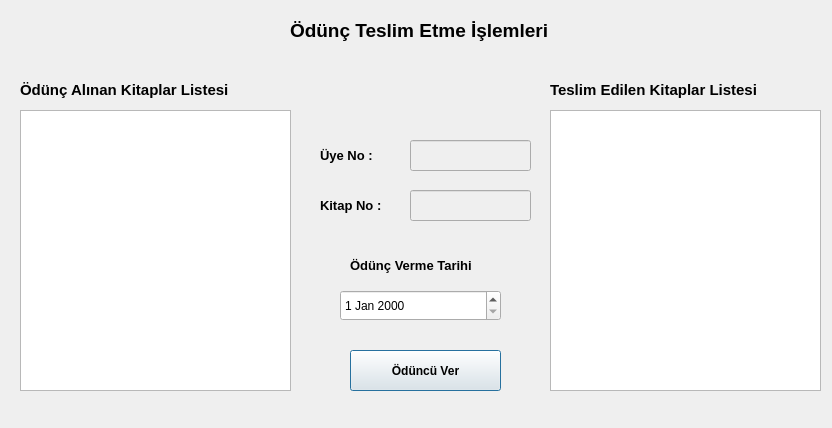
<?xml version="1.0" encoding="UTF-8"?>
<ui version="4.0">
 <class>odunc_teslim</class>
 <widget class="QDialog" name="odunc_teslim">
  <property name="geometry">
   <rect>
    <x>0</x>
    <y>0</y>
    <width>832</width>
    <height>428</height>
   </rect>
  </property>
  <property name="windowTitle">
   <string>Dialog</string>
  </property>
  <widget class="QTableView" name="tableView_oduncAl">
   <property name="geometry">
    <rect>
     <x>20</x>
     <y>110</y>
     <width>271</width>
     <height>281</height>
    </rect>
   </property>
  </widget>
  <widget class="QTableView" name="tableView_oduncTeslim">
   <property name="geometry">
    <rect>
     <x>550</x>
     <y>110</y>
     <width>271</width>
     <height>281</height>
    </rect>
   </property>
  </widget>
  <widget class="QLabel" name="label">
   <property name="geometry">
    <rect>
     <x>20</x>
     <y>80</y>
     <width>271</width>
     <height>20</height>
    </rect>
   </property>
   <property name="font">
    <font>
     <pointsize>11</pointsize>
     <bold>true</bold>
    </font>
   </property>
   <property name="text">
    <string>Ödünç Alınan Kitaplar Listesi</string>
   </property>
  </widget>
  <widget class="QLabel" name="label_2">
   <property name="geometry">
    <rect>
     <x>550</x>
     <y>80</y>
     <width>271</width>
     <height>20</height>
    </rect>
   </property>
   <property name="font">
    <font>
     <pointsize>11</pointsize>
     <bold>true</bold>
    </font>
   </property>
   <property name="text">
    <string>Teslim Edilen Kitaplar Listesi</string>
   </property>
  </widget>
  <widget class="QLabel" name="label_3">
   <property name="geometry">
    <rect>
     <x>290</x>
     <y>10</y>
     <width>311</width>
     <height>41</height>
    </rect>
   </property>
   <property name="palette">
    <palette>
     <active>
      <colorrole role="WindowText">
       <brush brushstyle="SolidPattern">
        <color alpha="255">
         <red>255</red>
         <green>0</green>
         <blue>0</blue>
        </color>
       </brush>
      </colorrole>
     </active>
     <inactive>
      <colorrole role="WindowText">
       <brush brushstyle="SolidPattern">
        <color alpha="255">
         <red>0</red>
         <green>0</green>
         <blue>0</blue>
        </color>
       </brush>
      </colorrole>
     </inactive>
     <disabled>
      <colorrole role="WindowText">
       <brush brushstyle="SolidPattern">
        <color alpha="255">
         <red>120</red>
         <green>120</green>
         <blue>120</blue>
        </color>
       </brush>
      </colorrole>
     </disabled>
    </palette>
   </property>
   <property name="font">
    <font>
     <pointsize>14</pointsize>
     <bold>true</bold>
    </font>
   </property>
   <property name="text">
    <string>Ödünç Teslim Etme İşlemleri</string>
   </property>
  </widget>
  <widget class="QLabel" name="label_4">
   <property name="geometry">
    <rect>
     <x>320</x>
     <y>140</y>
     <width>91</width>
     <height>31</height>
    </rect>
   </property>
   <property name="font">
    <font>
     <pointsize>10</pointsize>
     <bold>true</bold>
    </font>
   </property>
   <property name="text">
    <string>Üye No : </string>
   </property>
  </widget>
  <widget class="QDateEdit" name="dateEdit">
   <property name="geometry">
    <rect>
     <x>340</x>
     <y>290</y>
     <width>161</width>
     <height>31</height>
    </rect>
   </property>
  </widget>
  <widget class="QLabel" name="label_9">
   <property name="geometry">
    <rect>
     <x>350</x>
     <y>250</y>
     <width>171</width>
     <height>31</height>
    </rect>
   </property>
   <property name="font">
    <font>
     <pointsize>10</pointsize>
     <bold>true</bold>
    </font>
   </property>
   <property name="text">
    <string>Ödünç Verme Tarihi</string>
   </property>
  </widget>
  <widget class="QLabel" name="label_5">
   <property name="geometry">
    <rect>
     <x>320</x>
     <y>190</y>
     <width>91</width>
     <height>31</height>
    </rect>
   </property>
   <property name="font">
    <font>
     <pointsize>10</pointsize>
     <bold>true</bold>
    </font>
   </property>
   <property name="text">
    <string>Kitap No :</string>
   </property>
  </widget>
  <widget class="QLineEdit" name="lineEdit_kitap_no">
   <property name="enabled">
    <bool>false</bool>
   </property>
   <property name="geometry">
    <rect>
     <x>410</x>
     <y>190</y>
     <width>121</width>
     <height>31</height>
    </rect>
   </property>
  </widget>
  <widget class="QLineEdit" name="lineEdit_uye_no">
   <property name="enabled">
    <bool>false</bool>
   </property>
   <property name="geometry">
    <rect>
     <x>410</x>
     <y>140</y>
     <width>121</width>
     <height>31</height>
    </rect>
   </property>
  </widget>
  <widget class="QPushButton" name="btn_odunc_ver">
   <property name="geometry">
    <rect>
     <x>350</x>
     <y>350</y>
     <width>151</width>
     <height>41</height>
    </rect>
   </property>
   <property name="font">
    <font>
     <bold>true</bold>
    </font>
   </property>
   <property name="text">
    <string>Ödüncü Ver</string>
   </property>
   <property name="checkable">
    <bool>false</bool>
   </property>
   <property name="autoDefault">
    <bool>true</bool>
   </property>
   <property name="default">
    <bool>true</bool>
   </property>
  </widget>
 </widget>
 <resources/>
 <connections/>
</ui>
